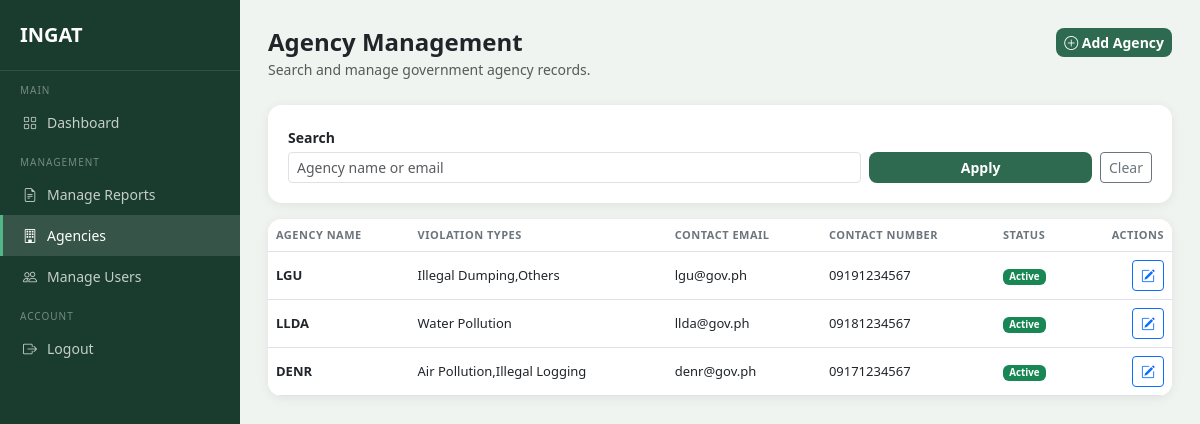
Page /admin/agencies (signed in) on the committed database.
### models.py (models this page shows)
class Agency(db.Model):
    __tablename__ = 'agencies'
    id = db.Column(db.Integer, primary_key=True)
    agency_name = db.Column(db.String(100), nullable=False)
    contact_email = db.Column(db.String(120), nullable=False)
    contact_number = db.Column(db.String(11), nullable=False)
    violation_types = db.Column(db.String(255), nullable=False)
    status = db.Column(db.String(20), default='active')
    created_at = db.Column(db.DateTime, default=datetime.utcnow)
    complaints = db.relationship('Complaint', backref='agency', lazy=True)

### routes/admin_routes.py (the view)
@admin_bp.route('/agencies')
@admin_required
def manage_agencies():
    from models import Agency
    q = request.args.get('q', '').strip()
    query = Agency.query
    if q:
        query = query.filter(
            (Agency.agency_name.ilike(f'%{q}%')) | (Agency.contact_email.ilike(f'%{q}%'))
        )
    query = query.order_by(Agency.created_at.desc())
    agencies = query.all()
    return render_template(
        'admin/manage_agencies.html',
        agencies=agencies,
        q=q,
    )

### routes/auth.py (called while the page is built)
def admin_required(fn):
    @login_required
    @wraps(fn)
    def wrapper(*args, **kwargs):
        from models import AdminUser
        if not isinstance(current_user, AdminUser):
            flash('Please log in as admin.', 'danger')
            return redirect(url_for('admin.admin_login'))
        return fn(*args, **kwargs)
    return wrapper

### templates/admin/manage_agencies.html (shortened to what this page needs)
<!DOCTYPE html>
<html lang="en">
<head>
    <link href="https://cdn.jsdelivr.net/npm/bootstrap@5.3.0/dist/css/bootstrap.min.css" rel="stylesheet">
    <link href="https://cdn.jsdelivr.net/npm/bootstrap-icons@1.10.5/font/bootstrap-icons.css" rel="stylesheet">
</head>
<body>
<div class="sidebar">
    <a href="{{ url_for('admin.dashboard') }}" class="sidebar-brand">INGAT</a>
    <div class="sidebar-label">Main</div>
    <a href="{{ url_for('admin.dashboard') }}" class="sidebar-item">
        <i class="bi bi-grid"></i> Dashboard
    </a>
    <div class="sidebar-label">Management</div>
    <a href="{{ url_for('admin.manage_reports') }}" class="sidebar-item">
        <i class="bi bi-file-earmark-text"></i> Manage Reports
    </a>
    <a href="{{ url_for('admin.manage_agencies') }}" class="sidebar-item active">
        <i class="bi bi-building"></i> Agencies
    </a>
    <a href="#" class="sidebar-item">
        <i class="bi bi-people"></i> Manage Users
    </a>
    <div class="sidebar-label">Account</div>
    <a href="{{ url_for('admin.logout') }}" class="sidebar-item">
        <i class="bi bi-box-arrow-right"></i> Logout
    </a>
</div>
<div class="main-content">
    <div class="d-flex justify-content-between align-items-start mb-4">
        <div>
            <h4 class="fw-bold mb-0">Agency Management</h4>
            <small class="text-muted">Search and manage government agency records.</small>
        </div>
        <a href="{{ url_for('admin.agency_add') }}" class="btn btn-ingat btn-sm">
            <i class="bi bi-plus-circle"></i> Add Agency
        </a>
    </div>
    <div class="section-card mb-3">
        <form method="GET" action="{{ url_for('admin.manage_agencies') }}" class="row g-2 align-items-end">
            <div class="col-md-8">
                <label class="form-label small fw-semibold mb-1">Search</label>
                <input type="text" name="q" class="form-control form-control-sm" value="{{ q or '' }}" placeholder="Agency name or email">
            </div>
            <div class="col-md-4 d-flex gap-2">
                <button type="submit" class="btn btn-ingat btn-sm flex-grow-1">Apply</button>
                <a href="{{ url_for('admin.manage_agencies') }}" class="btn btn-outline-secondary btn-sm">Clear</a>
            </div>
        </form>
    </div>
    <div class="section-card p-0 overflow-hidden">
        {% if agencies %}
        <div class="table-responsive">
            <table class="table table-hover mb-0 align-middle">
                <thead class="bg-light">
                <tr>
                    <th>Agency Name</th>
                    <th>Violation Types</th>
                    <th>Contact Email</th>
                    <th>Contact Number</th>
                    <th>Status</th>
                    <th class="text-end">Actions</th>
                </tr>
                </thead>
                <tbody>
                {% for a in agencies %}
                <tr>
                    <td class="fw-semibold">{{ a.agency_name }}</td>
                    <td>
                        <span class="truncate" title="{{ a.violation_types or '' }}">{{ a.violation_types or '' }}</span>
                    </td>
                    <td>{{ a.contact_email }}</td>
                    <td>{{ a.contact_number }}</td>
                    <td>
                        {% if a.status == 'active' %}
                            <span class="badge badge-active">Active</span>
                        {% else %}
                            <span class="badge badge-inactive">Inactive</span>
                        {% endif %}
                    </td>
                    <td class="text-end">
                        <a href="{{ url_for('admin.agency_edit', id=a.id) }}" class="btn btn-sm btn-outline-primary" title="Edit">
                            <i class="bi bi-pencil-square"></i>
                        </a>
                    </td>
                </tr>
                {% endfor %}
                </tbody>
            </table>
        </div>
        {% else %}
            <div class="text-center py-5 text-muted">
                <i class="bi bi-inbox" style="font-size: 34px;"></i>
                <p class="small mt-2 mb-0">No agencies found.</p>
            </div>
        {% endif %}
    </div>
</div>
</body>
</html>

### templates/admin/manage_agencies.html (style rules this page uses)
body { background-color: #f0f4f0; font-family: 'Segoe UI', sans-serif; }
.sidebar { width: 240px; min-height: 100vh; background-color: #1A3C2E; position: fixed; top: 0; left: 0; padding-top: 20px; z-index: 100; }
.sidebar-brand { color: white; font-size: 20px; font-weight: 700; padding: 0 20px 20px; border-bottom: 1px solid rgba(255,255,255,.1); display: block; text-decoration: none; }
.sidebar-label { font-size: 10px; text-transform: uppercase; letter-spacing: 1px; color: rgba(255,255,255,.4); padding: 12px 20px 4px; }
.sidebar-item { display: flex; align-items: center; gap: 10px; padding: 10px 20px; color: rgba(255,255,255,.75); text-decoration: none; font-size: 14px; border-left: 3px solid transparent; }
.sidebar-item:hover, .sidebar-item.active { background: rgba(255,255,255,.12); color: white; border-left-color: #52B788; }
.main-content { margin-left: 240px; padding: 28px; }
.section-card { background: white; border-radius: 14px; padding: 20px; box-shadow: 0 2px 12px rgba(0,0,0,.07); }
.btn-ingat { background-color: #2D6A4F; color: #fff; border: none; border-radius: 8px; font-weight: 600; }
.table th { font-size: 11px; text-transform: uppercase; letter-spacing: .5px; color: #6c757d; }
.table td { font-size: 13px; vertical-align: middle; }
.badge-active { background: #198754; }
.truncate { max-width: 260px; overflow: hidden; text-overflow: ellipsis; white-space: nowrap; }

### rows in the picture
Agency: agency_name "LGU", violation_types "Illegal Dumping,Others", contact_email "lgu@gov.ph", contact_number "09191234567", status "Active"
Agency: agency_name "LLDA", violation_types "Water Pollution", contact_email "llda@gov.ph", contact_number "09181234567", status "Active"
Agency: agency_name "DENR", violation_types "Air Pollution,Illegal Logging", contact_email "denr@gov.ph", contact_number "09171234567", status "Active"
